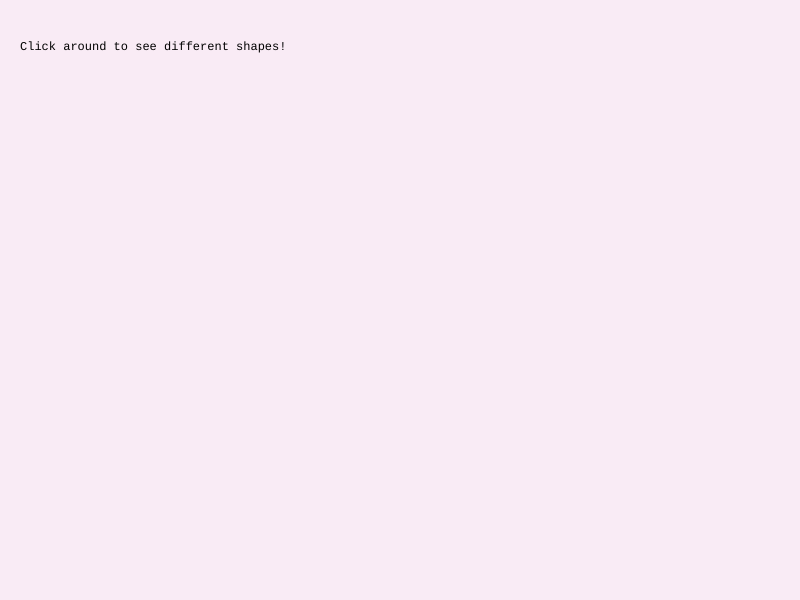
Frame 1 (no input)
Frame 60 (no input): identical to frame 1, image omitted
Frame 120 (the mouse pressed at the canvas centre since frame 60): identical to frame 1, image omitted

The p5.js sketch that drew this single still picture (run headless with seeded random() and noise() and a simulated clock; from frame 60 on, the mouse is pressed at the canvas centre):

// p5.js sketch
// ── sketch.js

const colour = 0;

function setup() {
  createCanvas(displayWidth, displayHeight);
  background(249, 235, 245); // pink
  textFont('Courier New', 12);
  fill(0);
  textAlign(LEFT);
  text('Click around to see different shapes!', 20, 50);

  
}

function draw() {
 
}
  

function mouseClicked() {
  const r = int(random(1,5));
    // text(r, mouseX, mouseY, [500], [500]);
  
    switch (r) {
      
      case 1:
        fill(140, 173, 217); 
        ellipse(mouseX, mouseY, 80, 80);
        break;
      case 2:
        fill(145, 140, 217); 
        rect(mouseX, mouseY, 80, 80);
        break;
      case 3:
        fill(186, 44, 134); 
        triangle(mouseX, mouseY-40, mouseX, mouseY+40, mouseX+80 , mouseY+40);
        break;
      case 4:
        fill(75, 141, 185); 
        triangle(mouseX, mouseY-40, mouseX, mouseY+40, mouseX-80 , mouseY+40);
        break;
      default:
        fill(140, 173, 217); 
        ellipse(mouseX, mouseY, 80, 80);
        break;
    }

  return false;
}
